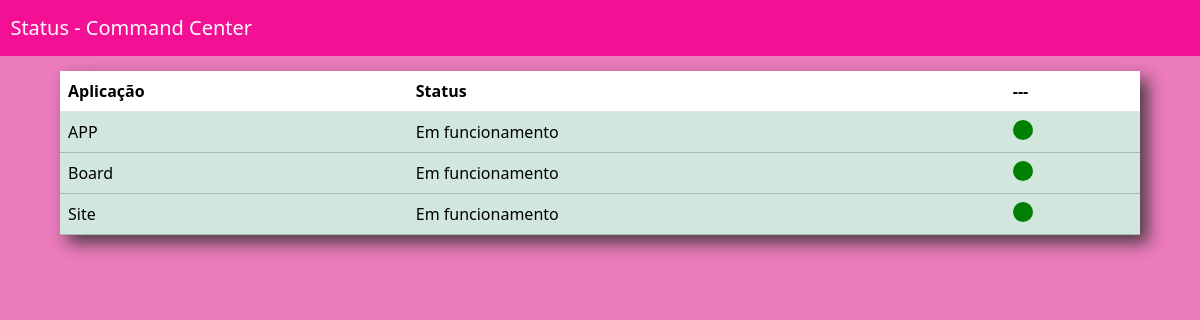
The page / on the database its author committed.
### farol/models.py (models this page shows, shortened)
class Aplicação(models.Model):
    class Meta:
        verbose_name_plural = "Aplicações"
    nome = models.CharField(max_length=50)
    STATUS_OPTIONS = [
        ("Fora do ar","Fora do ar"),
        ("Em funcionamento", "Em funcionamento"),
    ]
    status = models.CharField(max_length=20, choices=STATUS_OPTIONS)
    list_filter = ["status"]

### farol/views.py (the view)
# urls.py: path('',views.statuspage, name='status_page.html'),
def statuspage(request):
    aplicacoes = Aplicação.objects.all().order_by('nome')
    return render(request, 'statuspage.html',context={'aplicacoes':aplicacoes})

### farol/templates/statuspage.html (shortened to what this page needs)
{% extends "base.html" %}
    {% block content %}
    <div class="tabela">
        <table class="table table-hover">
        <thead>
            <tr><th scope="col">Aplicação</th>
                <th scope="col">Status</th>
                <th scope="col">---</th></tr>
        </thead>
    {% for aplicacao in aplicacoes %}
    {%if aplicacao.status == 'Em funcionamento'%}
        <tr>
            <td class="table-success">{{ aplicacao.nome }}</td>
            <td class="table-success">{{ aplicacao.status }}</td>
            <td class="table-success"><div class="status-ball" style="background-color:green"></div></td>
        </tr>
    {% else %}
              <tr>
                  <td class="table-danger">{{ aplicacao.nome }}</td>
                  <td class="table-danger">{{ aplicacao.status }}</td>
                  <td class="table-danger"><div class="status-ball" style="background-color:red"></div></td>
              </tr>
          {%endif%}
          {% endfor %}
    {% endblock %}

### static/base.css (style rules this page uses)
.tabela { display: flex; justify-content: center; margin-top: 15px; align-content: center; }
.tabela table { max-width: 90%; background-color:#F2F2F2; padding: 36px 64px; box-shadow: 8px 8px 16px #343333de; }
.status-ball { border-radius: 50%; width: 20px; height: 20px; background-color:#ef61ba }

### rows shown on the page
Aplicação: nome "APP", status "Em funcionamento"
Aplicação: nome "Board", status "Em funcionamento"
Aplicação: nome "Site", status "Em funcionamento"
